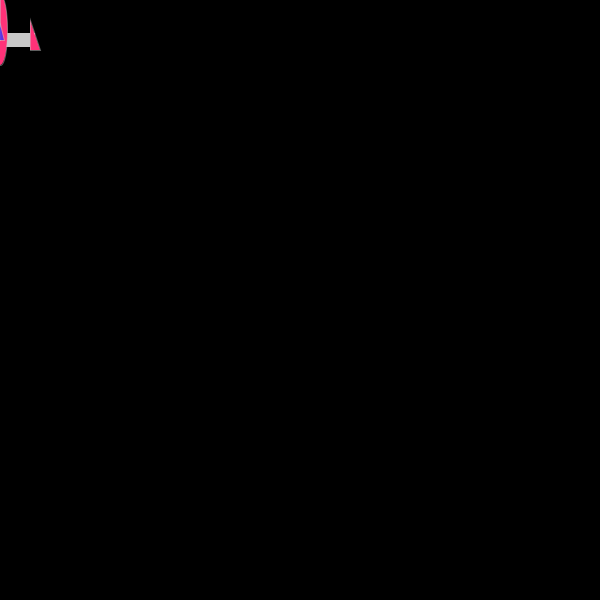
Frame 1 (no input)
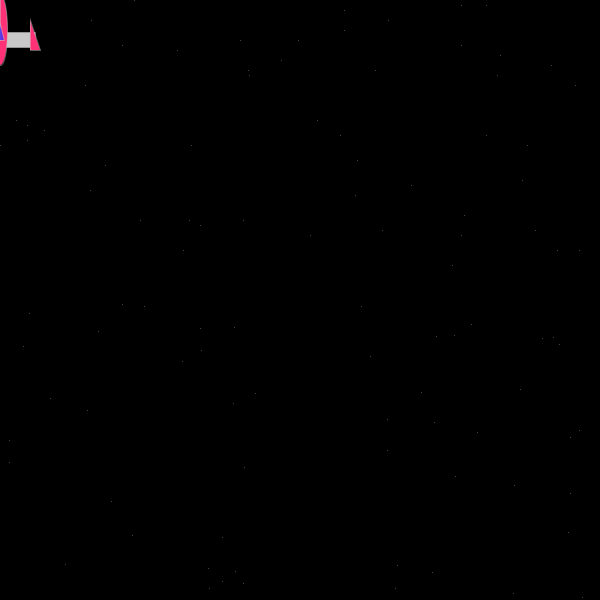
Frame 60 (the mouse pressed at the canvas centre just before this capture)
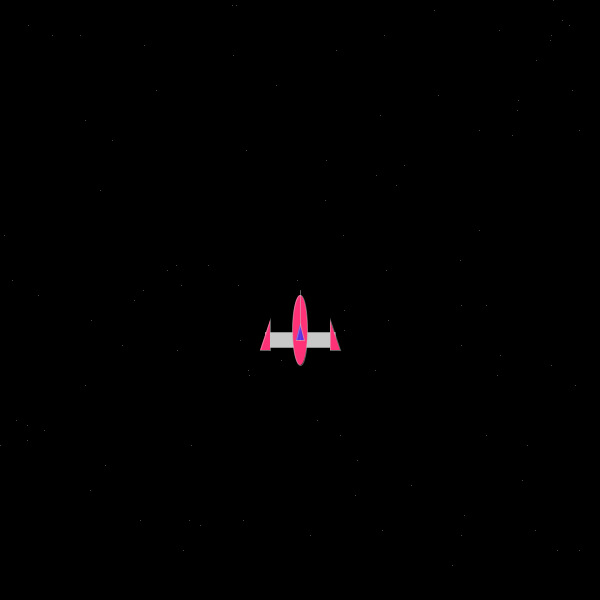
Frame 120 (the mouse held since frame 60 and released just before this capture)

The Processing sketch that drew these frames (run headless with seeded random() and noise(); from frame 60 on, the mouse is pressed at the canvas centre):

// Processing sketch: processing_10079
// ── processing_10079.pde

int sterne = 100;
float[] x = new float[sterne];
float[] y = new float[sterne];

void setup()
{
  size ( 600, 600 );
  noCursor();

  
  for (int i = 0; i < sterne; ++i)
  {
    x[i] = random(width);
    y[i] = random(height);
  }
}

void draw()
{
  background(0);
  malesterne();
  maleraumschiff(mouseX, mouseY);
  bewegesterne();
}



void malesterne()
{
  translate(0,0);
  for (int i = 0; i < sterne; ++i)
  {
    point(x[i], y[i]);
  }
}


void bewegesterne()
{
  for (int i = 0; i < sterne; ++i)
  {
    y[i] += 5;
    
    if (y[i] >= height)
    {
      x[i] = random(width);
      y[i] = 0;
    }
  }
}


void maleraumschiff(int x, int y)
{
  translate(x, y);
//Wings
rectMode(CENTER);
fill(200);
rect(0,40, 70, 15 );

//rote Ellemente
fill(255,50,120);
stroke(200.50,120);
ellipse(0, 30,15,70);

triangle(-40,50, -30,20,-30,50 );
triangle(+30,50, +30,20,+40,50 );
line(0,30-40,0,40);

//cockpitt
fill(50,50,255,200);
triangle(-4,40,0,24,0+4,40);
}
  

/*
//Wings
rectMode(CENTER);
fill(200);
rect(width/2, height*0.7, 70, 15 );

//rote Ellemente
fill(255,50,120);
stroke(200.50,120);
ellipse(width/2, height*0.65,15,70);

triangle(width/2-40,height*0.75, width/2-30,height*0.6,width/2-30,height*0.75 );
triangle(width/2+30,height*0.75, width/2+30,height*0.6,width/2+40,height*0.75 );
line(width/2,height*0.65-40,width/2,height*0.7);

//cockpitt
fill(50,50,255,200);
triangle(width/2-4,height*0.7,width/2,height*0.62,width/2+4,height*0.7);
*/
